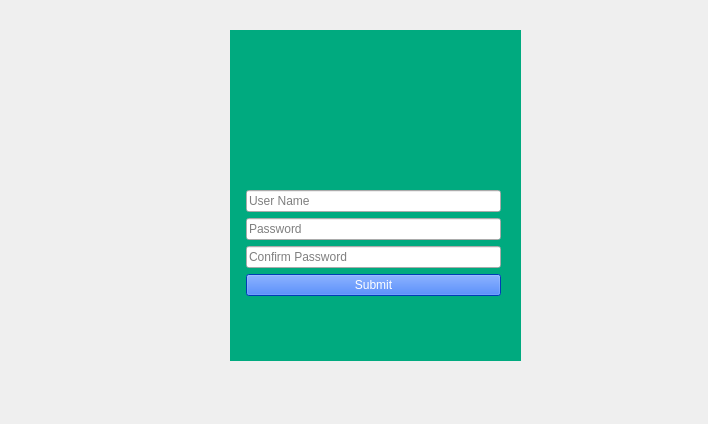
<?xml version="1.0" encoding="UTF-8"?>
<ui version="4.0">
 <class>registerForm</class>
 <widget class="QWidget" name="registerForm">
  <property name="geometry">
   <rect>
    <x>0</x>
    <y>0</y>
    <width>708</width>
    <height>424</height>
   </rect>
  </property>
  <property name="windowTitle">
   <string>Register</string>
  </property>
  <property name="styleSheet">
   <string notr="true">selection-background-color: rgb(255, 255, 255);</string>
  </property>
  <widget class="QWidget" name="regformwidget" native="true">
   <property name="geometry">
    <rect>
     <x>240</x>
     <y>190</y>
     <width>261</width>
     <height>141</height>
    </rect>
   </property>
   <layout class="QFormLayout" name="formLayout_2">
    <item row="0" column="1">
     <widget class="QLineEdit" name="reguser">
      <property name="palette">
       <palette>
        <active>
         <colorrole role="Highlight">
          <brush brushstyle="SolidPattern">
           <color alpha="255">
            <red>255</red>
            <green>255</green>
            <blue>255</blue>
           </color>
          </brush>
         </colorrole>
        </active>
        <inactive>
         <colorrole role="Highlight">
          <brush brushstyle="SolidPattern">
           <color alpha="255">
            <red>255</red>
            <green>255</green>
            <blue>255</blue>
           </color>
          </brush>
         </colorrole>
        </inactive>
        <disabled>
         <colorrole role="Highlight">
          <brush brushstyle="SolidPattern">
           <color alpha="255">
            <red>255</red>
            <green>255</green>
            <blue>255</blue>
           </color>
          </brush>
         </colorrole>
        </disabled>
       </palette>
      </property>
      <property name="autoFillBackground">
       <bool>false</bool>
      </property>
      <property name="styleSheet">
       <string notr="true"/>
      </property>
      <property name="placeholderText">
       <string>User Name</string>
      </property>
     </widget>
    </item>
    <item row="1" column="1">
     <widget class="QLineEdit" name="regpasswd">
      <property name="placeholderText">
       <string>Password</string>
      </property>
     </widget>
    </item>
    <item row="3" column="1">
     <widget class="QPushButton" name="signup">
      <property name="styleSheet">
       <string notr="true">background-color: rgb(0, 85, 255);
color: rgb(255, 255, 255);</string>
      </property>
      <property name="text">
       <string>Submit</string>
      </property>
     </widget>
    </item>
    <item row="2" column="1">
     <widget class="QLineEdit" name="cregpaswd">
      <property name="placeholderText">
       <string>Confirm Password</string>
      </property>
     </widget>
    </item>
   </layout>
  </widget>
  <widget class="QWidget" name="registerwidget" native="true">
   <property name="geometry">
    <rect>
     <x>230</x>
     <y>30</y>
     <width>291</width>
     <height>331</height>
    </rect>
   </property>
   <property name="styleSheet">
    <string notr="true">background-color: rgb(0, 170, 127);</string>
   </property>
   <widget class="QLabel" name="reglabel">
    <property name="geometry">
     <rect>
      <x>80</x>
      <y>40</y>
      <width>141</width>
      <height>111</height>
     </rect>
    </property>
    <property name="styleSheet">
     <string notr="true">border-image: url(:/tst-imgs/large-icon-user.png);</string>
    </property>
    <property name="text">
     <string/>
    </property>
   </widget>
  </widget>
  <zorder>registerwidget</zorder>
  <zorder>regformwidget</zorder>
 </widget>
 <resources>
  <include location="imgs.qrc"/>
 </resources>
 <connections/>
</ui>
